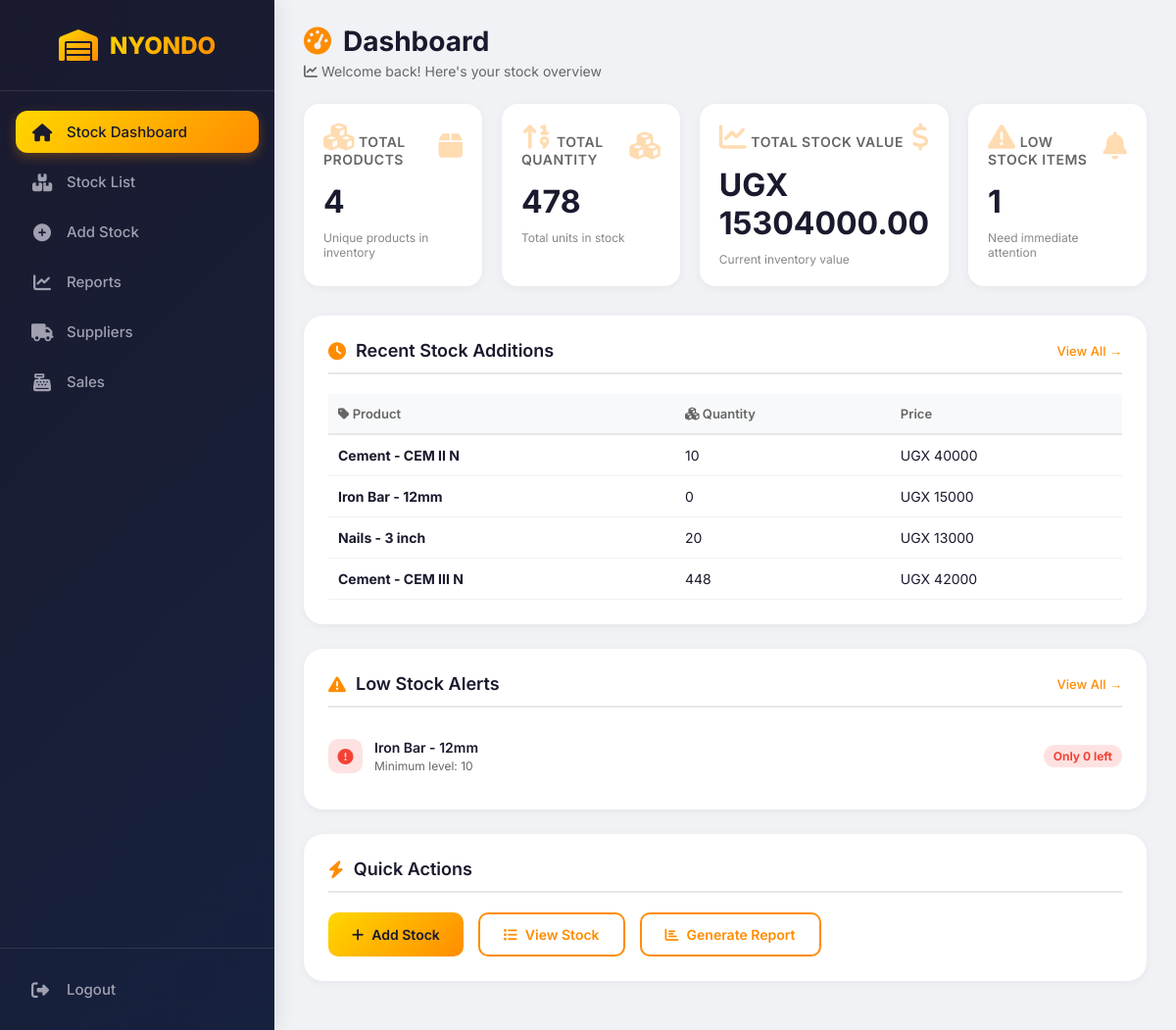
/stock_dashboard/, run on the app's committed database.
### web/models.py (models this page shows, shortened)
class Stock(models.Model):
    CATEGORY_CHOICES = [
        ('cement', 'Cement'),
        ('steel', 'Steel / Iron Bars'),
        ('nails', 'Nails'),
        ('hardware', 'Hardware'),
        ('roofing', 'Roofing'),
    ]
    STATUS_CHOICES = [
        ('critical', 'Critical - Below 10 units'),
        ('low', 'Low Stock - Below 30 units'),
        ('normal', 'Normal Stock'),
        ('overstock', 'Overstock'),
    ]
    PAYMENT_METHOD_CHOICES = [
        ('cash', 'Cash'),
        ('bank_transfer', 'Bank Transfer'),
        ('credit', 'Credit (Pay Later)'),
        ('cheque', 'Cheque'),
        ('mobile_money', 'Mobile Money'),
    ]
    UNIT_CHOICES = [
        ('pcs', 'Pieces'),
        ('kg', 'Kilograms'),
        ('bags', 'Bags'),
    ]
    product_name = models.CharField(max_length=50)
    category = models.CharField(
        max_length=60,
        choices=CATEGORY_CHOICES
    )
    description = models.TextField(
        blank=True,
        null=True
    )
    quantity = models.IntegerField(
        default=0,
        validators=[MinValueValidator(0)]
    )
    minimum_stock_level = models.IntegerField(
        default=10,
        validators=[MinValueValidator(0)]
    )
    maximum_stock_level = models.IntegerField(
        default=500,
        validators=[MinValueValidator(0)]
    )
    reorder_quantity = models.IntegerField(
        default=50,
        validators=[MinValueValidator(0)]
    )
    unit = models.CharField(
        max_length=10,
        choices=UNIT_CHOICES,
        default='pcs'
    )
    unit_cost = models.DecimalField(
        max_digits=12,
        decimal_places=2,
        validators=[MinValueValidator(Decimal('0.01'))]
    )
    selling_price = models.DecimalField(
        max_digits=12,
        decimal_places=2,
        validators=[MinValueValidator(Decimal('0.01'))]
    )
    received_date = models.DateField(auto_now_add=True)
    supplier = models.ForeignKey(
        Supplier,
        on_delete=models.SET_NULL,
        null=True
    )
    payment_method = models.CharField(
        max_length=20,
        choices=PAYMENT_METHOD_CHOICES,
        default='cash'
    )
    credit_due_date = models.DateField(
        blank=True,
        null=True
    )
    is_paid = models.BooleanField(default=False)
    status = models.CharField(
        max_length=20,
        choices=STATUS_CHOICES,
        default='normal'
    )
    notes = models.TextField(
        blank=True,
        null=True
    )

### web/views.py (the view)
# urls.py: path('stock_dashboard/', views.stock_dashboard, name="stock_dashboard"),
def stock_dashboard(request):
    stocks = Stock.objects.all()
    total_products = stocks.count()
    total_quantity = sum(item.quantity for item in stocks)
    total_value = sum(item.quantity * item.unit_cost for item in stocks)
    low_stock = stocks.filter(quantity__lt=10)
    recent_stocks = stocks
    context = {
        "total_products":total_products,
        "total_quantity":total_quantity,
        "total_value":total_value,
        "low_stock":low_stock,
        "stocks":recent_stocks
    }
    return render(request,"stock_dashboard.html", context)

### web/templates/stock_dashboard.html (shortened to what this page needs)
<!DOCTYPE html>
<html lang="en">
<head>
    <link rel="stylesheet" href="https://cdnjs.cloudflare.com/ajax/libs/font-awesome/6.4.0/css/all.min.css">
</head>
<body>
<div class="sidebar">
    <div class="logo">
        <i class="fas fa-warehouse"></i>
        <span>NYONDO</span>
    </div>
    <ul class="nav-links">
        <li class="active">
            <a href="{% url 'stock_dashboard' %}">
                <i class="fas fa-home"></i>
                <span>Stock Dashboard</span>
            </a>
        </li>
        <li>
            <a href="{% url 'stock_list' %}">
                <i class="fas fa-boxes"></i>
                <span>Stock List</span>
            </a>
        </li>
        <li>
            <a href="{% url 'add_stock' %}">
                <i class="fas fa-plus-circle"></i>
                <span>Add Stock</span>
            </a>
        </li>
        <li>
            <a href="#">
                <i class="fas fa-chart-line"></i>
                <span>Reports</span>
            </a>
        </li>
        <li>
            <a href="{% url 'supplier_list' %}">
                <i class="fas fa-truck"></i>
                <span>Suppliers</span>
            </a>
        </li>
        <li>
            <a href="{% url 'sale_dashboard' %}">
                <i class="fas fa-cash-register"></i>
                <span>Sales</span>
            </a>
        </li>
    </ul>
    <div class="bottom">
        <a href="{% url 'login' %}">
            <i class="fas fa-sign-out-alt"></i>
            <span>Logout</span>
        </a>
    </div>
</div>
<div class="main-content">
    <div class="page-header">
        <h2>
            <i class="fas fa-tachometer-alt"></i> Dashboard
        </h2>
        <p><i class="fas fa-chart-line"></i> Welcome back! Here's your stock overview</p>
    </div>
    <div class="cards">
        <div class="card">
            <div class="card-header">
                <h3><i class="fas fa-cubes"></i> Total Products</h3>
                <i class="fas fa-box"></i>
            </div>
            <div class="card-value">{{ total_products }}</div>
            <div class="card-footer">Unique products in inventory</div>
        </div>
        <div class="card">
            <div class="card-header">
                <h3><i class="fas fa-sort-numeric-up"></i> Total Quantity</h3>
                <i class="fas fa-cubes"></i>
            </div>
            <div class="card-value">{{ total_quantity }}</div>
            <div class="card-footer">Total units in stock</div>
        </div>
        <div class="card">
            <div class="card-header">
                <h3><i class="fas fa-chart-line"></i> Total Stock Value</h3>
                <i class="fas fa-dollar-sign"></i>
            </div>
            <div class="card-value">UGX {{ total_value }}</div>
            <div class="card-footer">Current inventory value</div>
        </div>
        <div class="card">
            <div class="card-header">
                <h3><i class="fas fa-exclamation-triangle"></i> Low Stock Items</h3>
                <i class="fas fa-bell"></i>
            </div>
            <div class="card-value">{{ low_stock.count }}</div>
            <div class="card-footer">Need immediate attention</div>
        </div>
    </div>
    <div class="section">
        <div class="section-header">
            <h3><i class="fas fa-clock"></i> Recent Stock Additions</h3>
            <a href="{% url 'stock_list' %}">View All →</a>
        </div>
        <table class="data-table">
            <thead>
                <tr>
                    <th><i class="fas fa-tag"></i> Product</th>
                    <th><i class="fas fa-cubes"></i> Quantity</th>
                    <th> Price</th>
                </tr>
            </thead>
            <tbody>
                {% for item in stocks %}
                <tr>
                    <td><strong>{{ item.product_name }}</strong></td>
                    <td>{{ item.quantity }}</td>
                    <td>UGX {{ item.selling_price|floatformat:0 }}</td>
                </tr>
                {% empty %}
                <tr>
                    <td colspan="3" style="text-align: center;">No stock records available</td>
                </tr>
                {% endfor %}
            </tbody>
        </table>
    </div>
    <div class="section">
        <div class="section-header">
            <h3><i class="fas fa-exclamation-triangle"></i> Low Stock Alerts</h3>
            <a href="{% url 'stock_list' %}?status=low">View All →</a>
        </div>
        {% for item in low_stock %}
        <div class="low-stock-item">
            <div class="low-stock-info">
                <div class="low-stock-icon">
                    <i class="fas fa-exclamation-circle"></i>
                </div>
                <div class="low-stock-details">
                    <h4>{{ item.product_name }}</h4>
                    <p>Minimum level: {{ item.minimum_stock_level }}</p>
                </div>
            </div>
            <div class="low-stock-qty">
                Only {{ item.quantity }} left
            </div>
        </div>
        {% empty %}
        <div class="success-message">
            <i class="fas fa-check-circle"></i>
            <p>All stock levels are good ✅</p>
        </div>
        {% endfor %}
    </div>
    <div class="section">
        <div class="section-header">
            <h3><i class="fas fa-bolt"></i> Quick Actions</h3>
        </div>
        <div class="quick-actions">
            <a href="{% url 'add_stock' %}" class="btn">
                <i class="fas fa-plus"></i> Add Stock
            </a>
            <a href="{% url 'stock_list' %}" class="btn btn-outline">
                <i class="fas fa-list"></i> View Stock
            </a>
            <a href="#" class="btn btn-outline">
                <i class="fas fa-chart-bar"></i> Generate Report
            </a>
        </div>
    </div>
</div>
</body>
</html>

### data on the page
Stock: product_name "Cement - CEM II N", quantity "10", selling_price "40000"
Stock: product_name "Iron Bar - 12mm", quantity "0", selling_price "15000", minimum_stock_level "10"
Stock: product_name "Nails - 3 inch", quantity "20", selling_price "13000"
Stock: product_name "Cement - CEM III N", quantity "448", selling_price "42000"

### other printed values
{{ total_products }} "4"
{{ total_quantity }} "478"
{{ total_value }} "15304000.00"
{{ low_stock.count }} "1"
